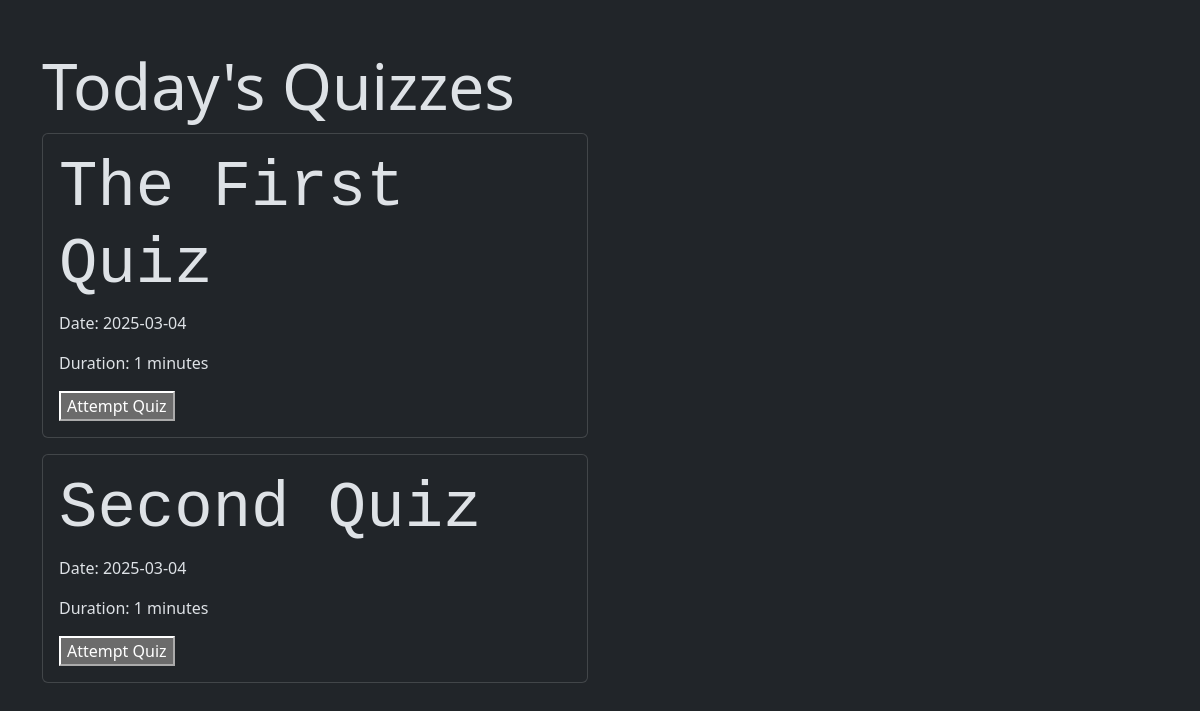
/qdisplay/2, run on an earlier commit of the app's database.
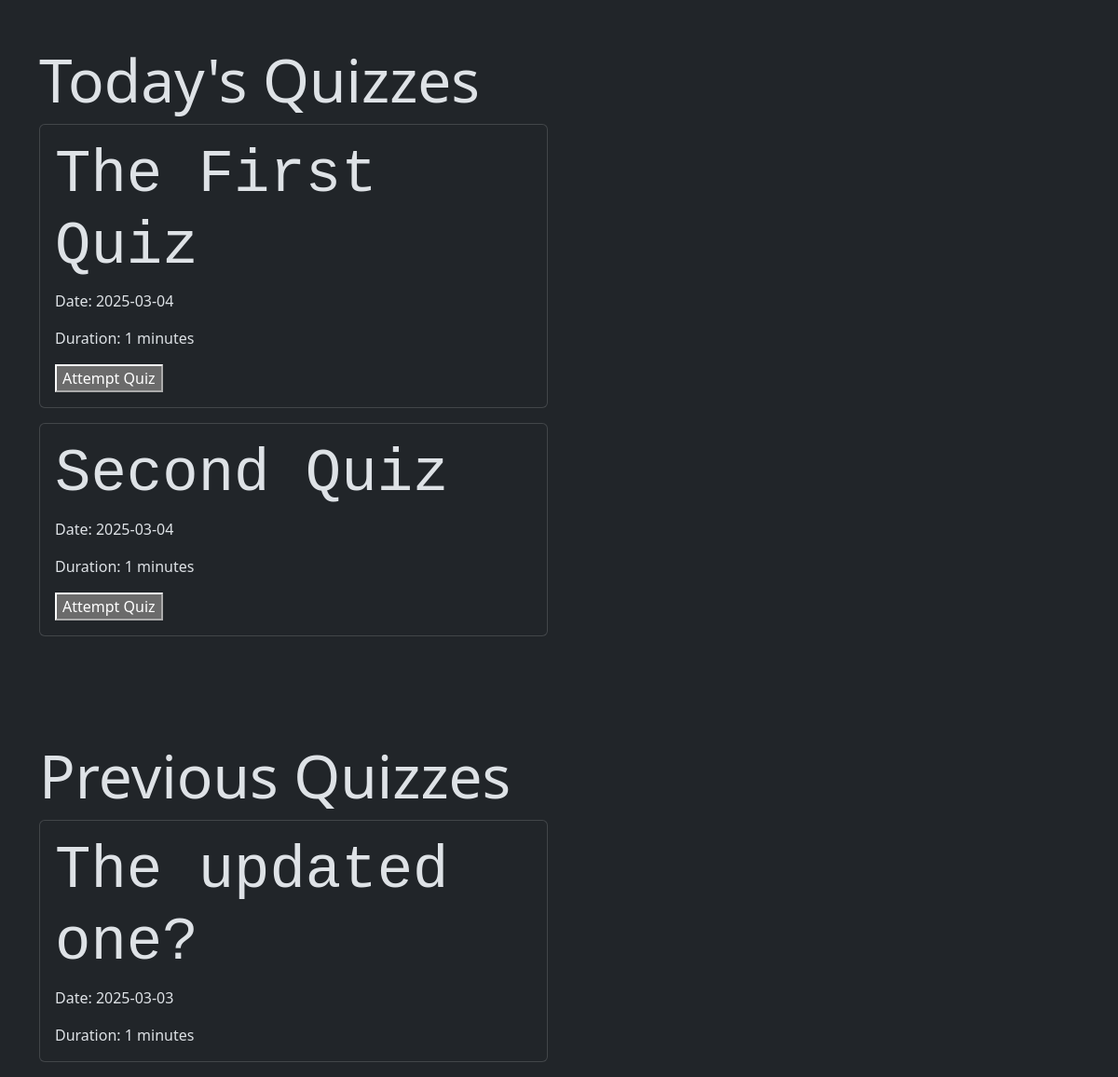
And on a later commit of the database.
### models/models.py (models this page shows)
class Quiz(db.Model):
    id=db.Column(db.Integer, primary_key=True)
    date=db.Column(db.Date, nullable=False)
    time_duration=db.Column(db.Integer,nullable=False)
    remarks=db.Column(db.Text)
    c_id=db.Column(db.Integer,db.ForeignKey('chapter.id',ondelete="CASCADE"))
    quest = db.relationship("Questions", backref="quiz", lazy=True)

### controllers/controllers.py (the view, shortened to what this page needs)
@app.route("/qdisplay/<int:c_id>",methods=["GET","POST"])
def qdisplay(c_id):
    quizzes = Quiz.query.filter_by(c_id=c_id, date=today).all()
    quizprev=Quiz.query.filter(Quiz.c_id == c_id, Quiz.date < today).all()
    quizupcoming=Quiz.query.filter(Quiz.c_id == c_id, Quiz.date > today).all()
    return render_template("quizzdash.html",quizzes=quizzes,c_id=c_id,quizprev=quizprev,quizupcoming=quizupcoming)

### templates/quizzdash.html (shortened to what this page needs)
{% extends 'base.html' %}
{% block content %}
<br><br>
<div class="container">
    <div class="row">
        <div class="col-md-6">
            {%if quizzes%}
            <h1 class="display-3">Today's Quizzes</h1>
            {% for quiz in quizzes %}
            <div class="card mb-3">
                <div class="card-body">
                    <h1 class="card-title display-3 font-monospace">{{ quiz.remarks }}</h1>
                    <p class="card-text">Date: {{ quiz.date }}</p>
                    <p class="card-text">Duration: {{ quiz.time_duration }} minutes</p>
                    {% if session['sup'] %}
                    <a href="/question/{{quiz.id}}" class="btn btn-secondary">Add/View Questions</a>
                    <a href="/quizedit/{{quiz.id}}" class="btn btn-warning">Update</a>
                    <a href="/quizdelete/{{quiz.id}}" class="btn btn-danger">Delete</a>
                    {% else %}
                    <form action="/attempt" method="post">
                        <button type="submit">Attempt Quiz</button>
                    </form>
                    {%endif%}
                </div>
            </div>
            {% endfor %}
            {%endif%}
            <br>
            <br>
            <br>
            <br>
            {%if quizprev%}
            <h1 class="display-3">Previous Quizzes</h1>
            {% for quiz in quizprev %}
            <div class="card mb-3">
                <div class="card-body">
                    <h1 class="card-title display-3 font-monospace">{{ quiz.remarks }}</h1>
                    <p class="card-text">Date: {{ quiz.date }}</p>
                    <p class="card-text">Duration: {{ quiz.time_duration }} minutes</p>
                </div>
            </div>
            {% endfor %}
            {%endif%}
        </div>
    </div>
</div>
{% endblock %}

What changed in the data, as far as the page shows it:
added Quiz: remarks "The updated one?", date "2025-03-03", time_duration "1", shown under "Previous Quizzes"
Also different on the page:
text now shown: "Previous Quizzes"
